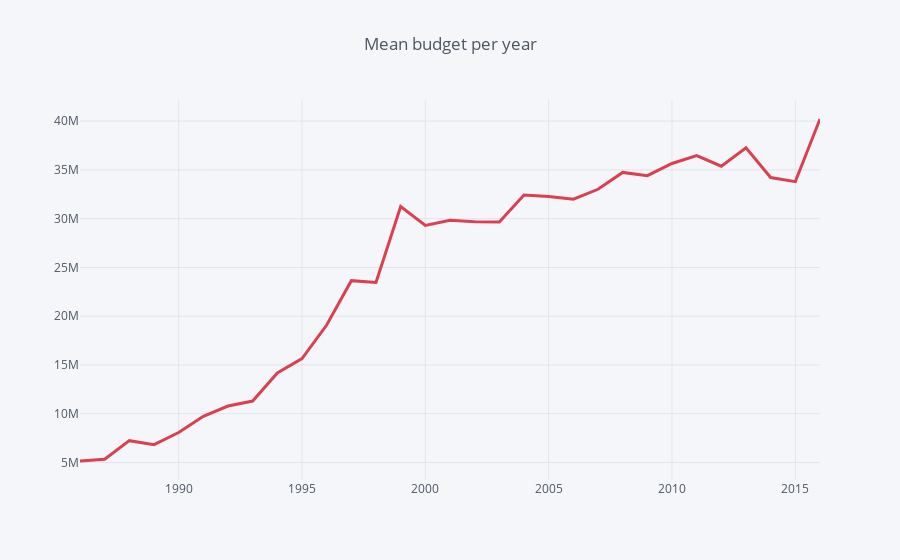

Notebook code for this chart:
### Markdown cell above
__In order to check the hypothesis, lets creat a timelapse graph of the budget.__

### Code cell
#budget per year
bpy = pd.DataFrame(movies.groupby('year')['budget'].agg(np.mean))
bpy.iplot(kind='line',color='red',width=3, title='Mean budget per year')
bpy.T

### Figure 1 — Plotly figure (JSON) as saved in the notebook; plotly's stock layout.template omitted (floating-point values rounded to 4 significant figures)
{"data": [{"line": {"color": "rgba(219, 64, 82, 1.0)", "dash": "solid", "shape": "linear", "width": 3}, "mode": "lines", "name": "budget", "text": "", "type": "scatter", "uid": "25bd096e-b1c9-11e9-a426-e09467129110", "x": [1986, 1987, 1988, 1989, 1990, 1991, 1992, 1993, 1994, 1995, 1996, 1997, 1998, 1999, 2000, 2001, 2002, 2003, 2004, 2005, 2006, 2007, 2008, 2009, 2010, 2011, 2012, 2013, 2014, 2015, 2016], "y": [5158000.0, 5334000.0, 7243000.0, 6832000.0, 8075000.0, 9735000.0, 10790000.0, 11300000.0, 14190000.0, 15650000.0, 19090000.0, 23640000.0, 23465300, 31240000.0, 29300000.0, 29830000, 29680000.0, 29650000.0, 32420000.0, 32260000.0, 31990000.0, 33010000.0, 34740000.0, 34400000, 35660000.0, 36461000, 35380000.0, 37270000.0, 34210000.0, 33790000.0, 40210000.0]}], "layout": {"legend": {"bgcolor": "#F5F6F9", "font": {"color": "#4D5663"}}, "paper_bgcolor": "#F5F6F9", "plot_bgcolor": "#F5F6F9", "title": "Mean budget per year", "titlefont": {"color": "#4D5663"}, "xaxis": {"gridcolor": "#E1E5ED", "showgrid": true, "tickfont": {"color": "#4D5663"}, "title": "", "titlefont": {"color": "#4D5663"}, "zerolinecolor": "#E1E5ED"}, "yaxis": {"gridcolor": "#E1E5ED", "showgrid": true, "tickfont": {"color": "#4D5663"}, "title": "", "titlefont": {"color": "#4D5663"}, "zerolinecolor": "#E1E5ED"}}}
